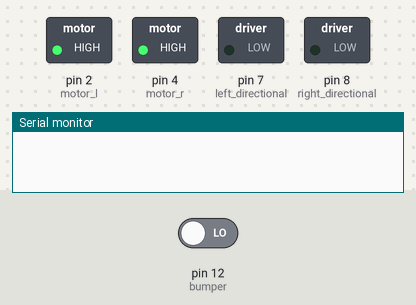
Recording of a sketch running on a simulated Arduino Uno, built with avr-gcc and run on an emulated ATmega328P. Parts: switched loads named in the sketch (green lamp = pin HIGH), the last lines printed to the serial monitor. Dashed ring = blinking. The test bench sets the inputs (shaded band); at power-on: pin 12 (bumper) LOW.

Above: at 1.2 s.
1.3 s: pin 12 (bumper) driven HIGH
At 1.9 s:
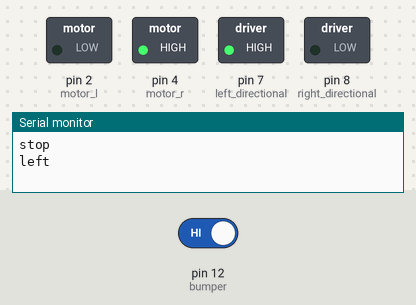
Timing chart, 0 to 10.3 s (numbered marks = the images above; inputs shaded):
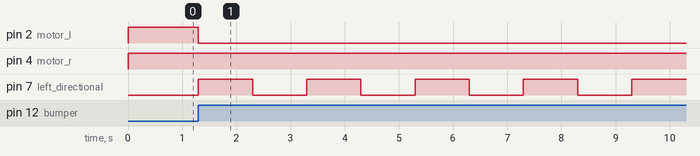

Measured:
- after the input at 1.3 s, pin 2 (motor_l): HIGH → LOW at once; pin 7 (left_directional): alternates HIGH for 1.0 s and LOW for 1.0 s, starting at once

The sketch:

SimpleRobot.ino
```cpp
/* David Gamache 7/12/2016 */
const int motor_l = 2;
const int motor_r = 4;
const int bumper = 12;
const int left_directional = 7;
const int right_directional = 8;

const int stop = 0;
const int forward = 1;
const int left = 2;
const int right = 3;

void directional (int direction)
{
  switch (direction) {
    case left:
      for (int i = 0; i < 5; i++) {
        digitalWrite(left_directional, HIGH);
        delay (1000);
        digitalWrite(left_directional, LOW);
        delay (1000);
      }
      break;
    case right:
      for (int i = 0; i < 5; i++) {
        digitalWrite(right_directional, HIGH);
        delay (500);
        digitalWrite(right_directional, LOW);
        delay (500);
      }
      break;
    default:
      Serial.println("not allowed");
      return;
  }
}

// Command the motors
void go (int direction)
{
  switch (direction) {
    case stop:
      Serial.println("stop");
      digitalWrite(motor_l, LOW);
      digitalWrite(motor_r, LOW);
      break;
    case forward:
      // Serial.println("forward");
      digitalWrite(motor_l, HIGH);
      digitalWrite(motor_r, HIGH);
      break;
    case left:
      Serial.println("left");
      digitalWrite(motor_l, LOW);
      digitalWrite(motor_r, HIGH);
      // Should turn in half a second
      directional(left);
      break;
    case right:
      Serial.println("right");
      digitalWrite(motor_l, HIGH);
      digitalWrite(motor_r, LOW);
      // Should turn in half a second
      directional(left);
      break;
    default:
      Serial.println("not allowed");
      return;
  }
}

// Check for an obstacle
bool obstacle_detected()
{
  int result = digitalRead(bumper);
  if (result == HIGH) {
    return (true);
  }

  return (false);
}

void setup() {
  // put your setup code here, to run once:
  pinMode(motor_l, OUTPUT);
  pinMode(motor_r, OUTPUT);
  pinMode(bumper, INPUT);
  pinMode(left_directional, OUTPUT);
  pinMode(right_directional, OUTPUT);
  Serial.begin(9600);
}

void loop() {
  // put your main code here, to run repeatedly:

  if (!obstacle_detected()) {
    // If the route is clear, roll forward
    go (forward);
  }
  else {
    // If route is not clear, stop and go left
    go (stop);
    go (left);
  }
}
```
